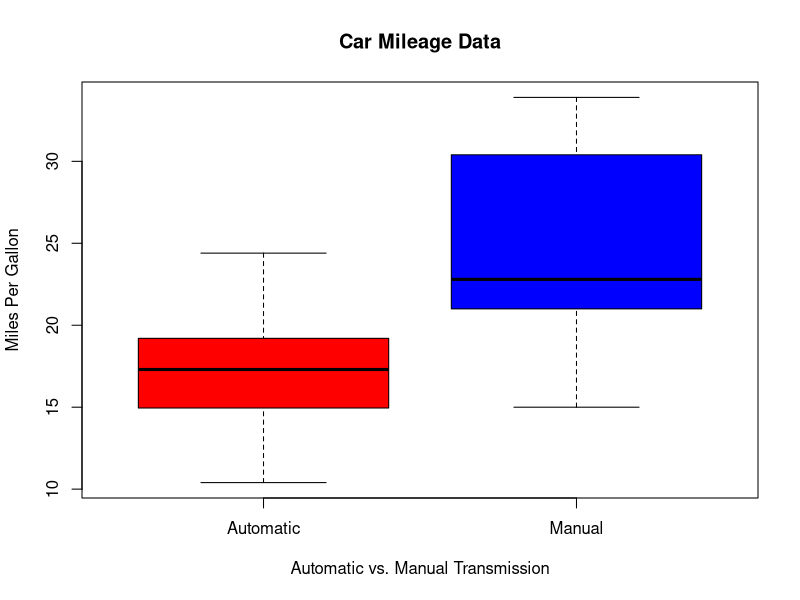
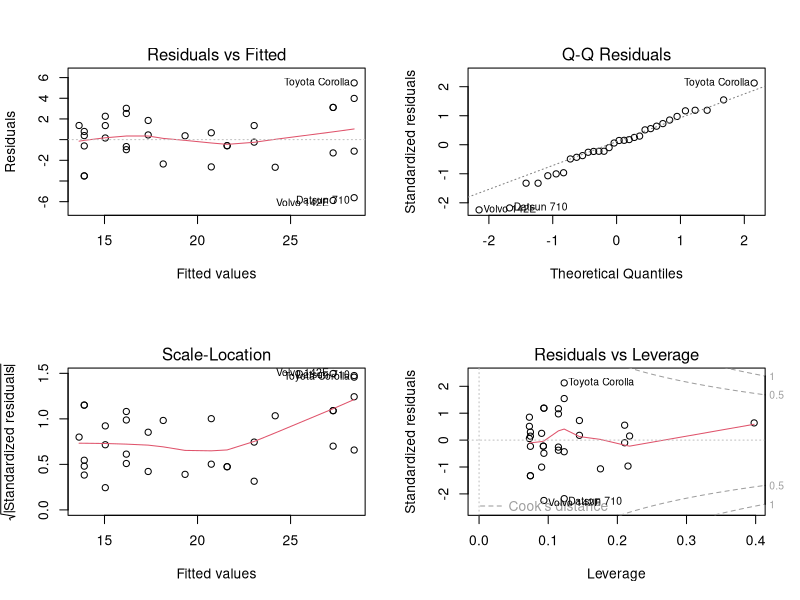

The R source for these figures, in order:
## ---- chunk 1
data(mtcars)

mtcars$am <- as.factor(mtcars$am)
levels(mtcars$am) <- c("Automatic", "Manual")
## ---- chunk 2
aggregate(mpg~am, data = mtcars, mean)
## ---- chunk 3

model <- lm(mpg ~ am, data=mtcars)

## ---- chunk 4
model2 <- lm(mpg ~ am + cyl + carb,data=mtcars)
model3 <- lm(mpg ~ ., data=mtcars)

anova(model,model2,model3)
## ---- chunk 5
boxplot(mpg ~ am, col=c('red','blue'),names,data=mtcars, main = 'Car Mileage Data',xlab='Automatic vs. Manual Transmission',ylab='Miles Per Gallon')
## ---- chunk 6
summary(model)
## ---- chunk 7

summary(model2)
## ---- chunk 8

par(mfrow=c(2,2))
plot(model2)

